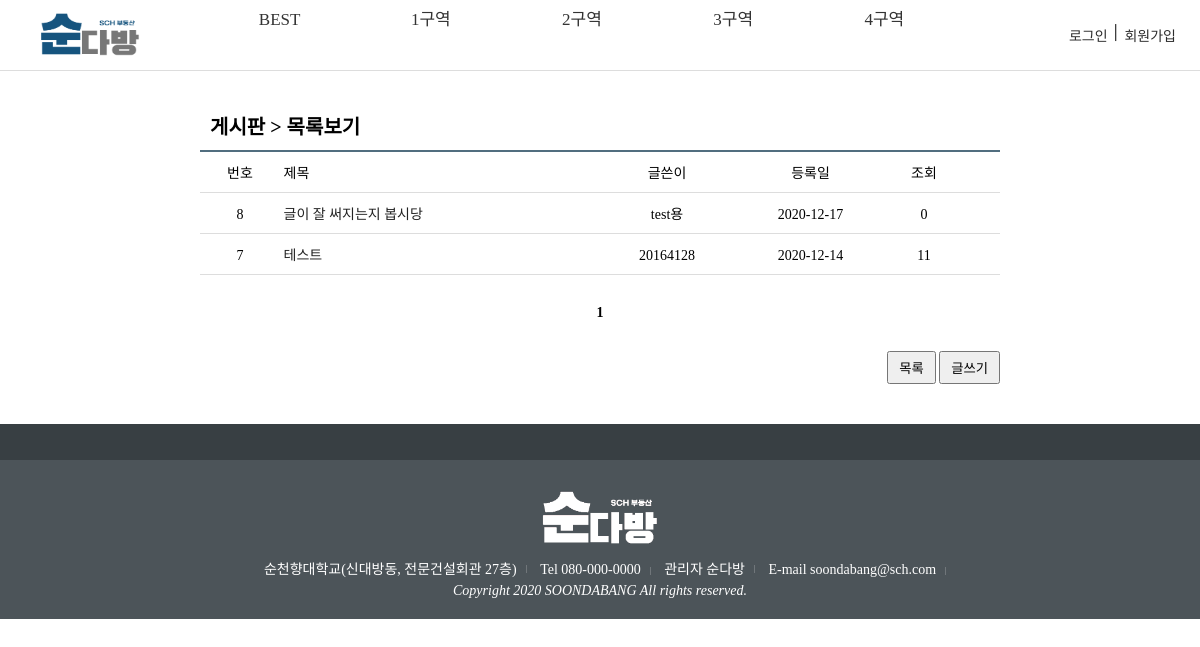
Page /board/board_list.php on the committed database.
### tables this page shows
CREATE TABLE `board` (
  `num` int(11) NOT NULL,
  `id` varchar(30) NOT NULL,
  `title` varchar(50) NOT NULL,
  `contents` varchar(255) NOT NULL,
  `date` date NOT NULL,
  `viewer` int(11) NOT NULL,
  `good` int(11) NOT NULL
);

### board/board_list.php (the view, shortened to what this page needs)
<!DOCTYPE html>
<!DOCTYPE html>
<?php
	include '../db.php';
?>
<html>
<head>
        <link href="../css/basic.css" type="text/css" rel="stylesheet" />
		<link href="../css/board.css" type="text/css" rel="stylesheet" />		<!스타일 시트 적용>
		<link href="../css/common.css" type="text/css" rel="stylesheet" />
	</head>
<body>
		<header>
			<?php include './board_header.php'; ?>
		</header>
		<div id="board_box">
	    	<h3>
	    		게시판 > 목록보기
			</h3>
	    	<ul id="board_list">
				<li>
					<span class="col1">번호</span>
					<span class="col2">제목</span>
					<span class="col3">글쓴이</span>
					<span class="col5">등록일</span>
					<span class="col6">조회</span>
				</li>
<?php
	if (isset($_GET["page"]))
		$page = $_GET["page"];
	else
        $page = 1;
        $sql = "select * from board order by num desc";
	$result = mysqli_query($conn, $sql);
	$total_record = mysqli_num_rows($result);
	$scale = 10;
	if ($total_record % $scale == 0)
		$total_page = floor($total_record/$scale);
	else
		$total_page = floor($total_record/$scale) + 1;
	$start = ($page - 1) * $scale;
   for ($i=$start; $i<$start+$scale && $i < $total_record; $i++)
   {
      mysqli_data_seek($result, $i);
      $row = mysqli_fetch_array($result);
	  $num         = $row["num"];
	  $id          = $row["id"];
	  $title     = $row["title"];
      $day  = $row["date"];
      $viewer         = $row["viewer"];
?>
				<li>
					<span class="col1"><?=$num?></span>
					<span class="col2"><a href="board_view.php?num=<?=$num?>&page=<?=$page?>"><?=$title?></a></span>
					<span class="col3"><?=$id?></span>
					<span class="col5"><?=$day?></span>
					<span class="col6"><?=$viewer?></span>
				</li>
<?php
   }
?>
	    	</ul>
			<ul id="page_num">
<?php
	if ($total_page>=2 && $page >= 2)
	{
		$new_page = $page-1;
		echo "<li><a href='board_list.php?page=$new_page'>◀ 이전</a> </li>";
	}
	else
		echo "<li>&nbsp;</li>";
   	for ($i=1; $i<=$total_page; $i++)
   	{
		if ($page == $i)
		{
			echo "<li><b> $i </b></li>";
		}
		else
		{
			echo "<li><a href='board_list.php?page=$i'> $i </a><li>";
		}
   	}
   	if ($total_page>=2 && $page != $total_page)
   	{
		$new_page = $page+1;
		echo "<li> <a href='board_list.php?page=$new_page'>다음 ▶</a> </li>";
	}
	else
		echo "<li>&nbsp;</li>";
?>
			</ul>
			<ul class="buttons">
				<li><button onclick="location.href='board_list.php'">목록</button></li>
				<li>
<?php
    if($id) {
?>
					<button onclick="location.href='board_form.php'">글쓰기</button>
<?php
	} else {
?>
					<a href="javascript:alert('로그인 후 이용해 주세요!')"><button>글쓰기</button></a>
<?php
	}
?>
				</li>
			</ul>
	</div>
		<footer>
			<?php include './board_footer.php'; ?>
		</footer>
</body>
</html>

### css/basic.css (style rules this page uses)
body { min-width: 1200px; min-height: 850px; width: 100%; margin: 0; }

### css/board.css (style rules this page uses)
#board_box { position: relative; width: 800px; margin: 0 auto; }
#board_box h3 { margin-top: 30px; padding: 10px; border-bottom: solid 2px #516e7f; font-size: 20px; }
#board_box .buttons { text-align: right; margin: 20px 0 40px 0; }
#board_box .buttons li { display: inline; }
#board_box .buttons button { padding: 5px 10px; cursor: pointer; }
#board_list li { padding: 10px 0; border-bottom: solid 1px #dddddd; }
#board_list span { display: inline-block; text-align: center; }
#board_list .col1 { width: 80px; }
#board_list .col2 { width: 330px; text-align: left; }
#board_list .col3 { width: 100px; }
#board_list .col5 { width: 180px; }
#board_list .col6 { width: 40px; }
#page_num { text-align: center; margin: 30px 0 }
#page_num li { display: inline; }
#board_box { width: 800px; margin: 0 auto; }

### css/common.css (style rules this page uses)
* { padding: 0; margin: 0; }
body { font-family: "돋움"; font-size: 14px; }
ul { list-style-type: none; }
a { display: inline-block; text-decoration: none; }
a:link { text-decoration:none; color: #222222; }
footer { height: 100px; background-color: #2c2a29; }

### rows in the picture
board: num "8", title "글이 잘 써지는지 봅시당", id "test용", date "2020-12-17", viewer "0"
board: num "7", title "테스트", id "20164128", date "2020-12-14", viewer "11"
